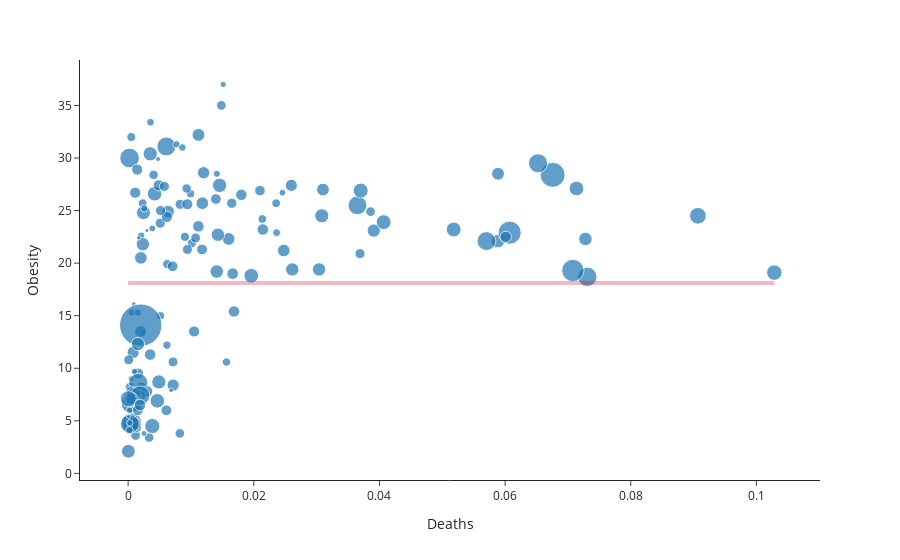

Here is the notebook cell this chart was saved with:
### Code cell
fig = px.scatter(kg_df, x="Deaths", y = "Obesity", size = "Mortality",
                 hover_name='Country', log_x=False, size_max=30, template="simple_white")

fig.add_shape(
        # Line Horizontal
            type="line",
            x0=0,
            y0=kg_df['Obesity'].mean(),
            x1=kg_df['Deaths'].max(),
            y1=kg_df['Obesity'].mean(),
            line=dict(
                color="crimson",
                width=4
            ),
    )

fig.show()

### Figure 1 — Plotly figure (JSON) as saved in the notebook; plotly's stock layout.template omitted (floating-point values rounded to 4 significant figures; data arrays with more than 128 entries replaced by an {"elided": "..."} marker saying what was removed)
{"data": [{"hovertemplate": "<b>%{hovertext}</b><br><br>Deaths=%{x}<br>Obesity=%{y}<br>Mortality=%{marker.size}<extra></extra>", "hovertext": {"elided": "151 str values"}, "legendgroup": "", "marker": {"color": "#1F77B4", "size": {"elided": "151 float values"}, "sizemode": "area", "sizeref": 0.0003226, "symbol": "circle"}, "mode": "markers", "name": "", "orientation": "v", "showlegend": false, "type": "scatter", "x": {"elided": "151 float values"}, "xaxis": "x", "y": {"elided": "151 float values"}, "yaxis": "y"}], "layout": {"legend": {"itemsizing": "constant", "tracegroupgap": 0}, "margin": {"t": 60}, "shapes": [{"line": {"color": "crimson", "width": 4}, "type": "line", "x0": 0, "x1": 0.1028, "y0": 18.11, "y1": 18.11}], "xaxis": {"anchor": "y", "domain": [0, 1], "title": {"text": "Deaths"}}, "yaxis": {"anchor": "x", "domain": [0, 1], "title": {"text": "Obesity"}}}}
